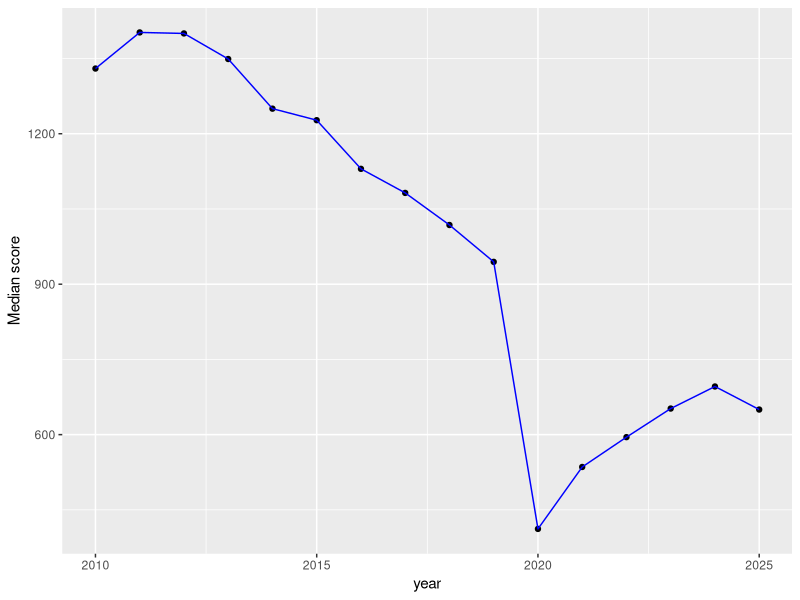
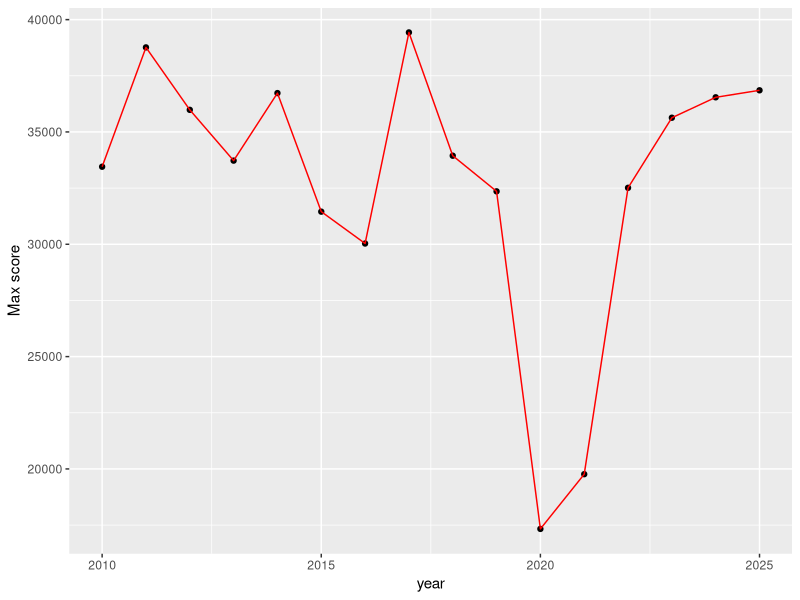
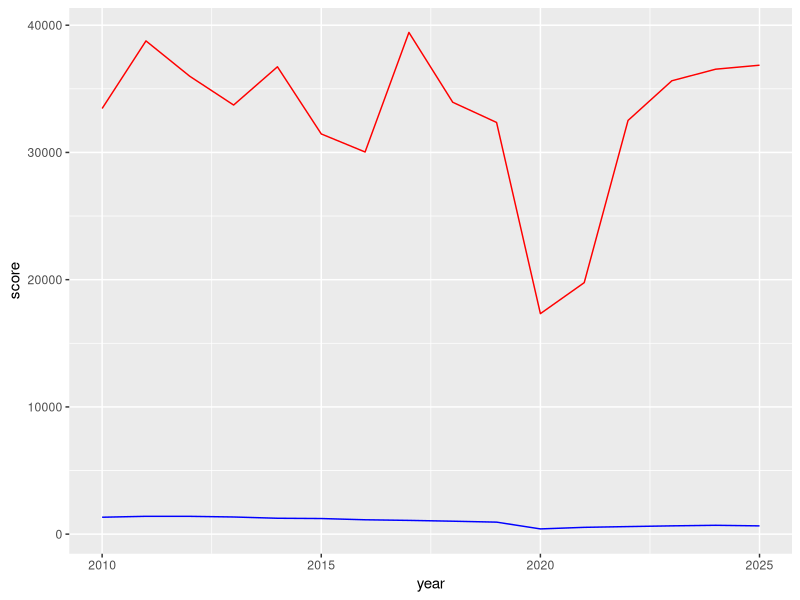
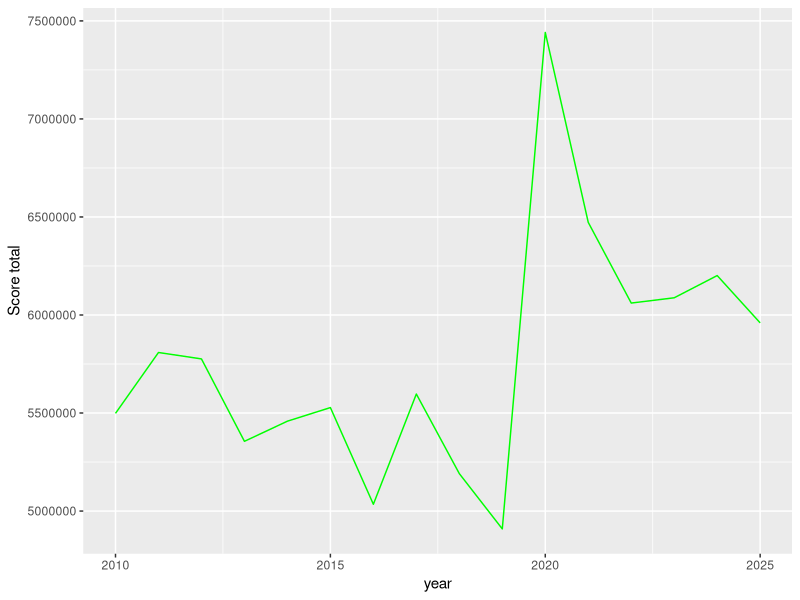
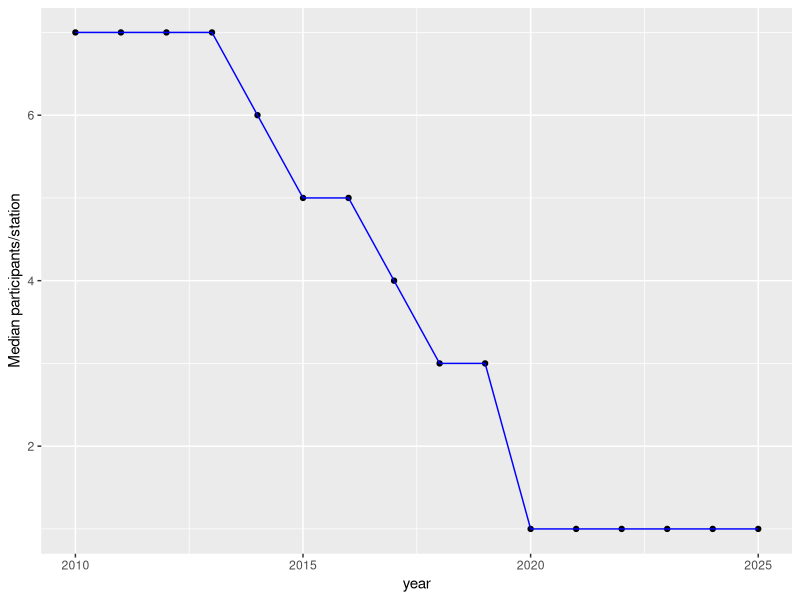
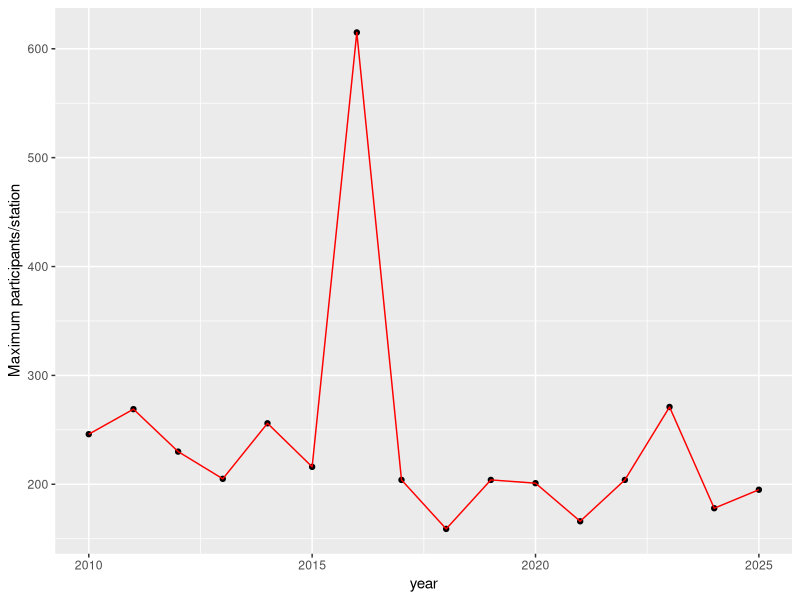
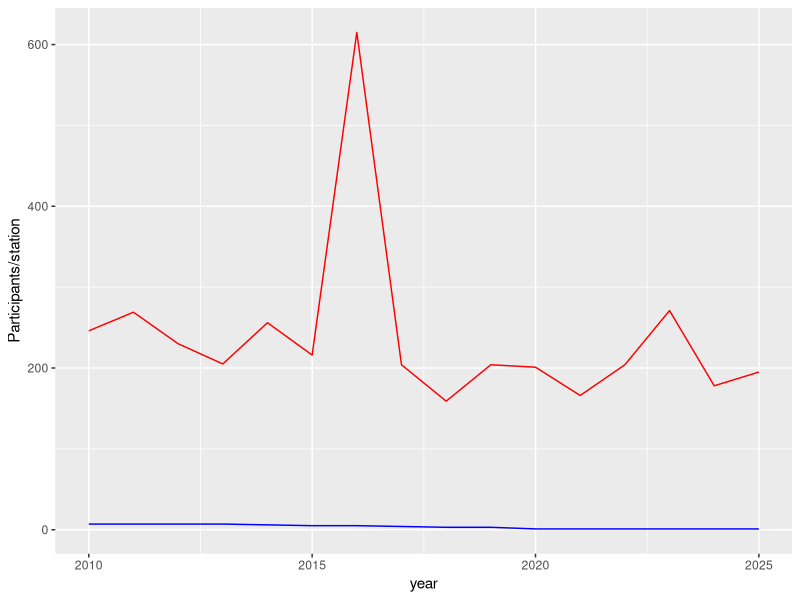
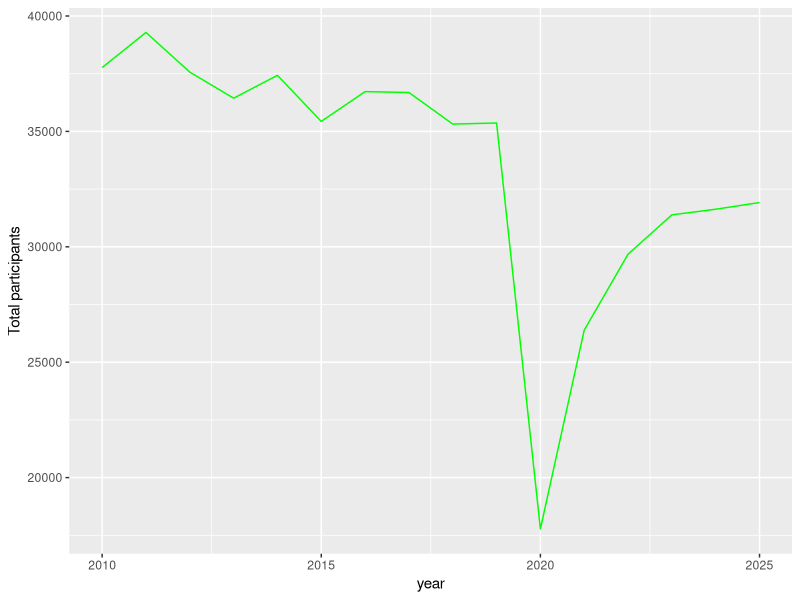

Write the R code that produced these figures, in order.
## ---- chunk 1
library(ggplot2)

max_color = "red"
median_color = "blue"
tot_color = "green"
## ---- chunk 2
fd <- readr::read_csv("data/aggregate/field-day-2010-2025.csv", show_col_types = FALSE)
## ---- chunk 3
fd_by_year <- fd |>
  dplyr::group_by(year) |>
  dplyr::summarize(
    median_score = median(final_score, na.rm = TRUE),
    max_score = max(final_score, na.rm = TRUE),
    tot_score = sum(final_score, na.rm = TRUE),
    median_xmtrs = median(transmitters),
    max_xmtrs = max(transmitters),
    median_particip = median(number_of_participants, na.rm = TRUE),
    max_particip = max(number_of_participants, na.rm = TRUE),
    tot_particip = sum(number_of_participants, na.rm = TRUE),
    median_qsos = median(total_qsos, na.rm = TRUE),
    max_qsos = max(total_qsos, na.rm = TRUE),
    tot_qsos = sum(total_qsos, na.rm = TRUE),
    n_stations = length(unique(call))
  )
## ---- chunk 4
#| label: fig-fd-median-score-2010-2025
#| fig-cap: "Median Field Day score 2010-2025"
fd_by_year |>
  ggplot() +
  geom_point(aes(x = year, y = median_score)) +
  geom_line(aes(x = year, y = median_score), color = median_color) +
  ylab("Median score")
## ---- chunk 5
#| label: fig-fd-max-score-2010-2025
#| fig-cap: "Maximum Field Day score 2010-2025"
fd_by_year |>
  ggplot() +
  geom_point(aes(x = year, y = max_score)) +
  geom_line(aes(x = year, y = max_score), color = max_color) +
  ylab("Max score")
## ---- chunk 6
#| label: fig-fd-max-median-scores-2010-2015
#| fig-cap: "Maximum (red) and median (blue) Field Day scores 2010-2025"
fd_by_year |>
  ggplot() +
  geom_line(aes(x = year, y = max_score), color = max_color) +
  geom_line(aes(x = year, y = median_score), color = median_color) +
  ylab("score")
## ---- chunk 7
#| label: fig-fd-total-score-2010-2025
#| fig-cap: "Total Field Day scores 2010-2025"
fd_by_year |>
  ggplot() +
  geom_line(aes(x = year, y = tot_score), color = tot_color) +
  ylab("Score total")
## ---- chunk 8
fd_by_year |>
  ggplot() +
  geom_point(aes(x = year, y = median_particip)) +
  geom_line(aes(x = year, y = median_particip), color = median_color) +
  ylab("Median participants/station")
## ---- chunk 9
fd_by_year |>
  ggplot() +
  geom_point(aes(x = year, y = max_particip)) +
  geom_line(aes(x = year, y = max_particip), color = max_color) +
  ylab("Maximum participants/station")
## ---- chunk 10
#| label: fig-fd-max-median-particip-2010-2015
#| fig-cap: "Maximum (red) and median (blue) Field Day scores 2010-2025"
fd_by_year |>
  ggplot() +
  geom_line(aes(x = year, y = max_particip), color = max_color) +
  geom_line(aes(x = year, y = median_particip), color = median_color) +
  ylab("Participants/station")
## ---- chunk 11
fd_by_year |>
  ggplot() +
  geom_line(aes(x = year, y = tot_particip), color = tot_color) +
  ylab("Total participants")
## ---- chunk 12
#| label: fig-fd-median-qsos-2010-2025
#| fig-cap: "Median Field Day QSOs/station 2010-2025"
fd_by_year |>
  ggplot() +
  geom_point(aes(x = year, y = median_qsos)) +
  geom_line(aes(x = year, y = median_qsos), color = median_color) +
  ylab("Median QSOs/station")
## ---- chunk 13
#| label: fig-fd-max-qsos-2010-2025
#| fig-cap: "Maximum Field Day QSOs/station 2010-2025"
fd_by_year |>
  ggplot() +
  geom_point(aes(x = year, y = max_qsos)) +
  geom_line(aes(x = year, y = max_qsos), color = max_color) +
  ylab("Max QSOs")
## ---- chunk 14
#| label: fig-fd-max-median-qsos-2010-2015
#| fig-cap: "Maximum (red) and median (blue) Field Day QSOs/station 2010-2025"
fd_by_year |>
  ggplot() +
  geom_line(aes(x = year, y = max_qsos), color = max_color) +
  geom_line(aes(x = year, y = median_qsos), color = median_color) +
  ylab("Max & median QSOs")
## ---- chunk 15
#| label: fig-fd-total-qsos-2010-2025
#| fig-cap: "Total Field Day QSOs 2010-2025"
fd_by_year |>
  ggplot() +
  geom_line(aes(x = year, y = tot_qsos), color = tot_color) +
  ylab("Total QSOs")
## ---- chunk 16
#| label: fig-fd-n-stations-2010-2025
#| fig-cap: "Number of participating stations 2010-2025"

fd_by_year |>
  ggplot() +
  geom_line(aes(x = year, y = n_stations), color = tot_color) +
  ylab("Total participating stations")  
## ---- chunk 17
#| label: fig-fd-max-median-xmtrs-2010-2015
#| fig-cap: "Maximum (red) and median (blue) Field Day transmitters/station 2010-2025"
fd_by_year |>
  ggplot() +
  geom_line(aes(x = year, y = max_xmtrs), color = max_color) +
  geom_line(aes(x = year, y = median_xmtrs), color = median_color) +
  ylab("Max & median transmitters")
